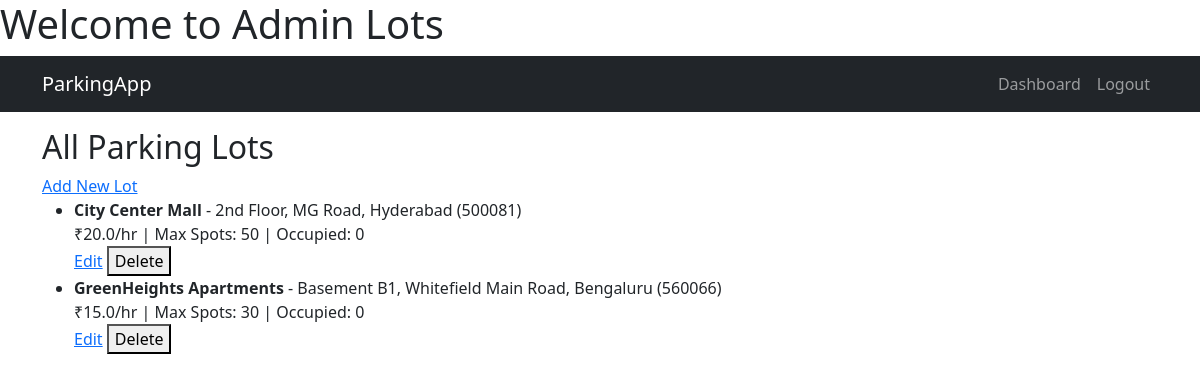
/admin/lots (signed in), run on the app's committed database.
### models.py (models this page shows)
class ParkingLot(db.Model):
    __tablename__ = 'parking_lots'
    id = db.Column(db.Integer, primary_key=True)
    location_name = db.Column(db.String(120), nullable=False)
    address = db.Column(db.Text, nullable=False)
    pin_code = db.Column(db.String(6), nullable=False)
    price_per_hour = db.Column(db.Float, nullable=False)
    max_spots = db.Column(db.Integer, nullable=False)
    created_at = db.Column(db.DateTime, default=datetime.utcnow)
    spots = db.relationship('ParkingSpot',backref='lot',lazy=True,cascade='all, delete',passive_deletes=True)

### app.py (the view)
@app.route('/admin/lots')
@login_required
def view_parking_lots():
    if current_user.role != 'admin':
        return "Unauthorized", 403
    lots = ParkingLot.query.all()
    return render_template('admin_lots.html', lots=lots)

### app.py (called while the page is built)
@login_manager.user_loader
def load_user(user_id):
    role, actual_id = user_id.split(':')
    if role == 'admin':
        admin = db.session.get(Admin, int(actual_id))
        if admin:
            return UnifiedUser(f"{admin.id}", 'admin')
    else:
        user = db.session.get(User, int(actual_id))
        if user:
            return UnifiedUser(f"{user.id}", 'user')
    return None

### templates/admin_lots.html
<h1>Welcome to Admin Lots</h1>
{% extends 'base.html' %}
{% block content %}
<h2>All Parking Lots</h2>
<a href="{{ url_for('add_parking_lot') }}">Add New Lot</a>
<ul>
{% for lot in lots %}
  <li>
    <strong>{{ lot.location_name }}</strong> - {{ lot.address }} ({{ lot.pin_code }})<br>
    ₹{{ lot.price_per_hour }}/hr | Max Spots: {{ lot.max_spots }} | Occupied:
    {{ lot.spots | selectattr('status', 'equalto', 'O') | list | length }}
    <br>
    <a href="{{ url_for('edit_lot', lot_id=lot.id) }}">Edit</a>
    <form action="{{ url_for('delete_lot', lot_id=lot.id) }}" method="POST" style="display:inline;">
      <button type="submit">Delete</button>
    </form>
  </li>
{% endfor %}
</ul>
{% endblock %}

### data on the page
ParkingLot: location_name "City Center Mall", address "2nd Floor, MG Road, Hyderabad", pin_code "500081", price_per_hour "20.0", max_spots "50", spots|selectattr "0"
ParkingLot: location_name "GreenHeights Apartments", address "Basement B1, Whitefield Main Road, Bengaluru", pin_code "560066", price_per_hour "15.0", max_spots "30", spots|selectattr "0"
